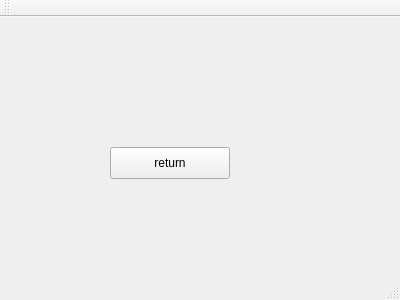
<?xml version="1.0" encoding="UTF-8"?>
<ui version="4.0">
 <class>MainWindow</class>
 <widget class="QMainWindow" name="MainWindow">
  <property name="geometry">
   <rect>
    <x>0</x>
    <y>0</y>
    <width>400</width>
    <height>300</height>
   </rect>
  </property>
  <property name="windowTitle">
   <string>MainWindow</string>
  </property>
  <widget class="QWidget" name="centralWidget">
   <widget class="QPushButton" name="pushButton">
    <property name="geometry">
     <rect>
      <x>110</x>
      <y>130</y>
      <width>120</width>
      <height>32</height>
     </rect>
    </property>
    <property name="text">
     <string>return</string>
    </property>
   </widget>
  </widget>
  <widget class="QMenuBar" name="menuBar">
   <property name="geometry">
    <rect>
     <x>0</x>
     <y>0</y>
     <width>400</width>
     <height>30</height>
    </rect>
   </property>
  </widget>
  <widget class="QToolBar" name="mainToolBar">
   <attribute name="toolBarArea">
    <enum>TopToolBarArea</enum>
   </attribute>
   <attribute name="toolBarBreak">
    <bool>false</bool>
   </attribute>
  </widget>
  <widget class="QStatusBar" name="statusBar"/>
 </widget>
 <layoutdefault spacing="6" margin="11"/>
 <resources/>
 <connections/>
</ui>
